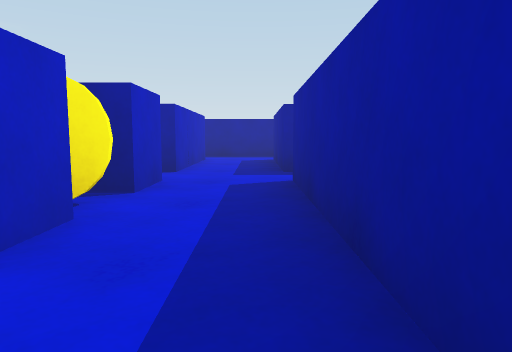
View 1 (above)

16 first-person views from a walk through a Unity game level. The camera is 0.51 m above the floor, tilts 6° down and sees 70° across. The floor is counted in squares, 1 m on a side. Each view is taken from the middle of a square. On the plan, view 1 faces up. The plan holds only what a view shows up to about 9 squares ahead; the rest is blank. The player character is not drawn.

View 2
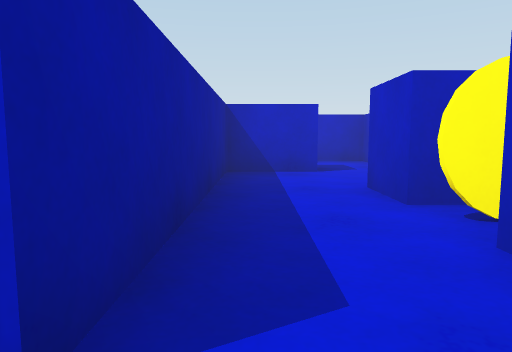

View 3
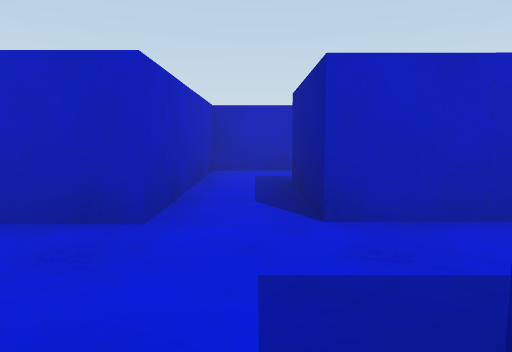

View 4
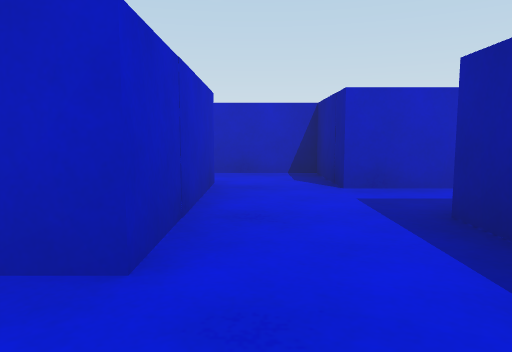

View 5
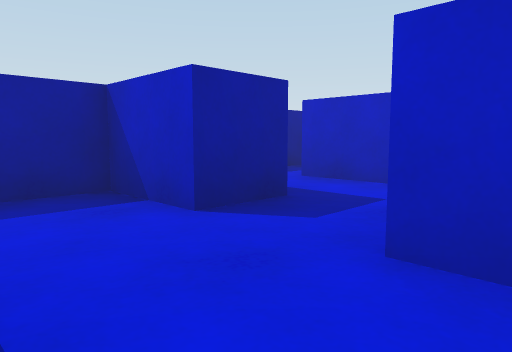

View 6
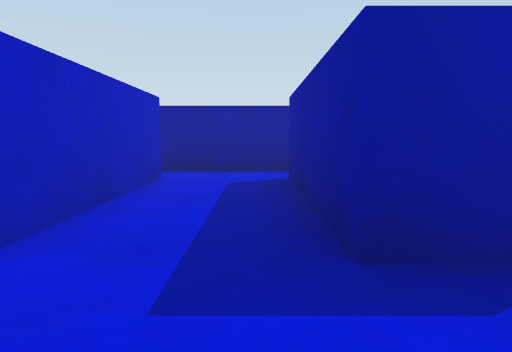

View 7
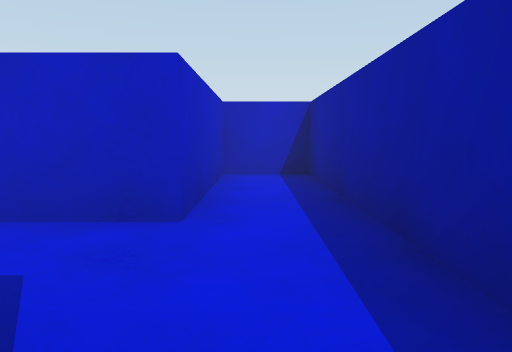

View 8
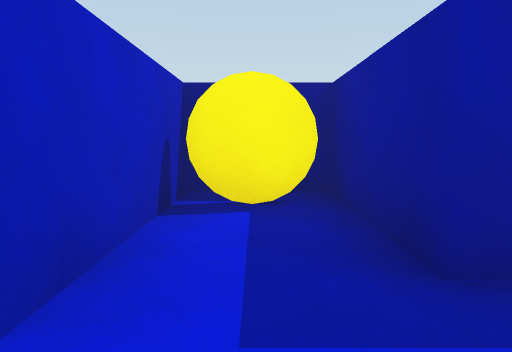

View 9
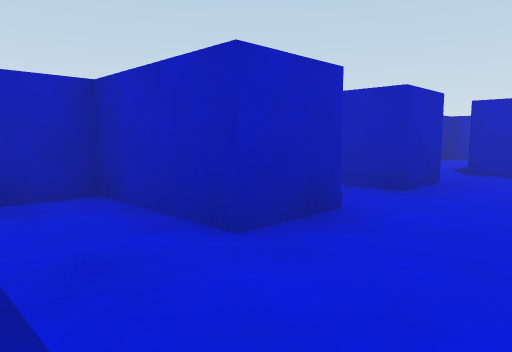

View 10
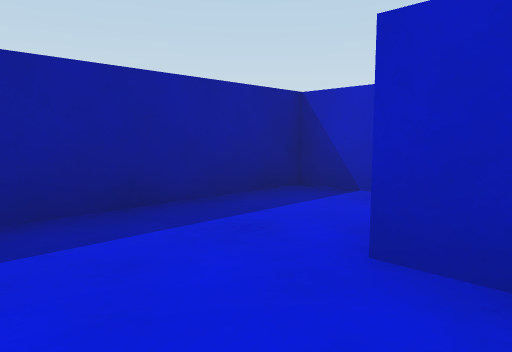

View 11
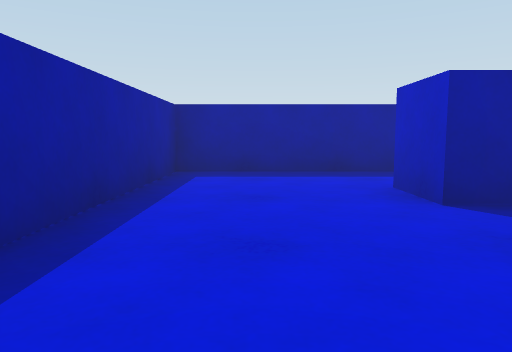

View 12
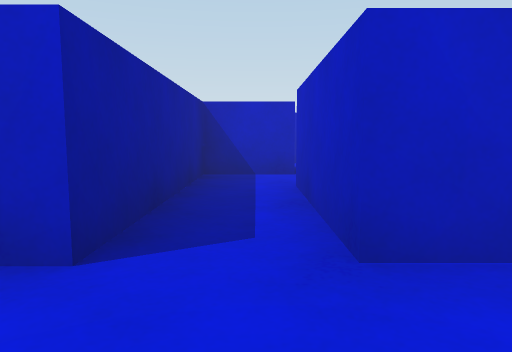

View 13
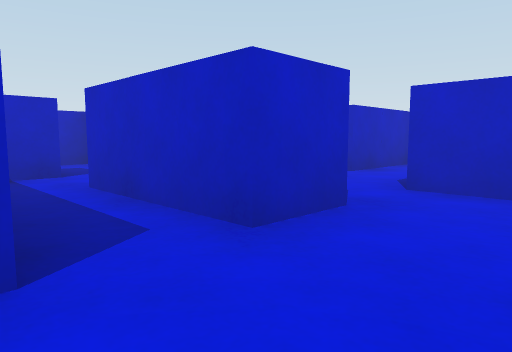

View 14
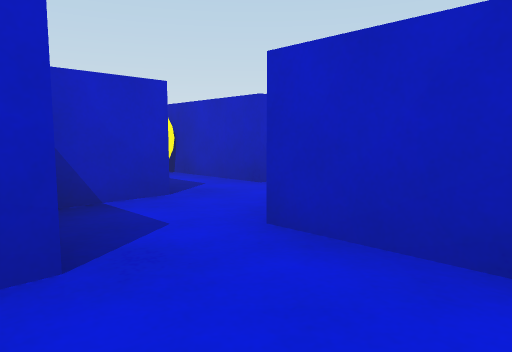

View 15
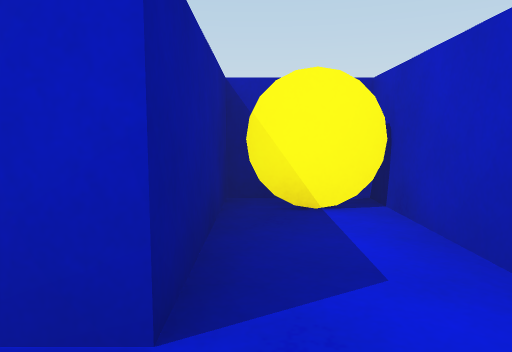

View 16
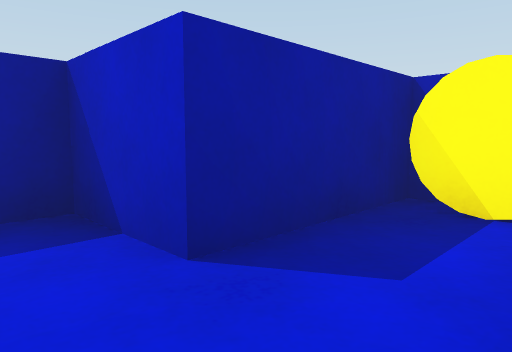

### Floor plan
Points are (right, up) in squares from view 1. A wall is a line through its corners. A room is listed if a view was taken in it or the views show most of it. See-through windows are left out.
Room 1 (views 1, 2, 3, 4, 5, 6, 7, 8, 15, 16)
walls: (0.4, -0.5) (0.4, 4.4); (-5.1, -0.5) (-4.6, -0.5); (-6.2, 1) (-6.2, -0.6); (-4.6, 5.6) (-4.6, 0.9) (-5.1, 0.9); (1.1, 5.4) (0.4, 5.4) (0.4, 8.6); (-3.1, 8.6) (-2.4, 8.6); (1.2, -4.5) (1.2, -2.8); (0.6, 9.8) (-4.1, 9.8)
ways out: opening at (2, -2) to room 3; opening at (1, 5); opening at (1, 9)
objects: blue block (-5, 9) to (-4, 9); blue block (-4, -1) to (-3, -1); yellow disc (-4, 3); blue block (-4, 3) to (-3, 4); blue block (-3, -4) to (-1, -3); blue block (-3, -3) to (-2, -2); blue block (-3, 2) to (-1, 2); blue block (-3, 6) to (-1, 6); yellow disc (-2, 3); blue block (-2, 4) to (-1, 4); blue block (-2, 7) to (-1, 8); blue block (-1, -6) to (0, -5); blue block (-1, -1) to (0, -1); yellow disc (0, -5) to (1, -5); blue block (0, -4) to (0, -3)
Room 2 (views 9, 10, 13)
walls: (4.7, -1.4) (5.7, -1.4) (5.7, -2.5); (7.5, -3.2) (7.5, 1.2) (4.6, 1.2)
ways out: opening at (5, -0.5) to room 3
objects: blue block (6, -4) to (7, -3)
Room 3 (views 11, 12, 14)
walls: (1.2, -2.8) (2.2, -2.8); (1.4, -0.2) (1.4, -1.5); (4.7, -5.1) (4.7, -1.4); (4.6, 1.2) (3.6, 1.2); (2.2, -7.3) (3.2, -7.3)
ways out: opening at (2, -2) to room 1; opening at (5, -0.5) to room 2
objects: blue block (3, -6) to (4, -5); blue block (3, -4); blue block (3, -3) to (3, -2)

Positions as (right, up) in squares from view 1, and headings:
1: (0, 0), facing up
2: (0, 5), facing down
3: (1, 5), facing left
4: (-1, 0), facing left
5: (-3, 1), facing down-right
6: (0, 4), facing up
7: (1, 9), facing left
8: (-4, 0), facing up
9: (7, 0), facing down-left
10: (5, 0), facing down-right
11: (2, 0), facing right
12: (4, 0), facing down
13: (5, 0), facing down-left
14: (3, 0), facing down-left
15: (1, -2), facing down
16: (0, -2), facing down-right
